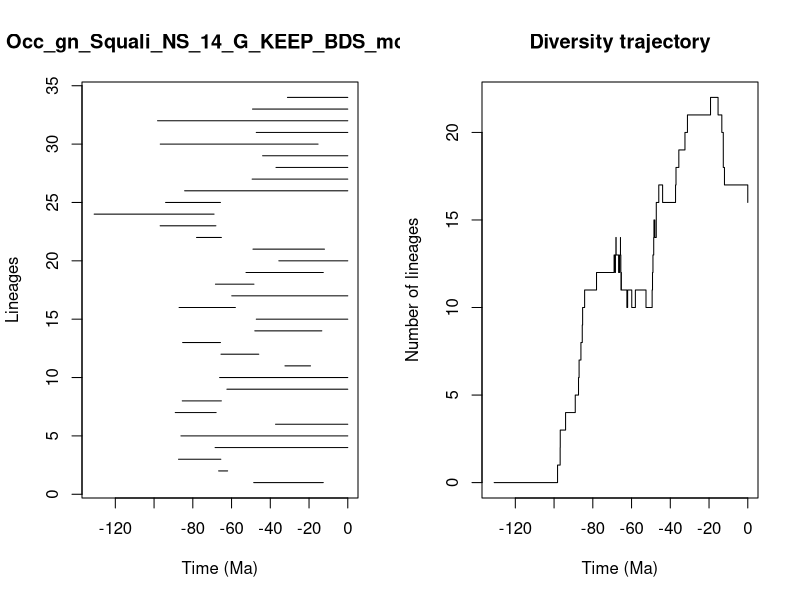

Reproduce this figure in R.


pdf(file='../Results/Genus_NS/5_MA_bins_EP_FT/pyrate_mcmc_logs/Occ_gn_Squali_NS_14_G_KEEP_BDS_mcmc_LTT.pdf',width=0.6*20, height=0.6*10)
title = "Occ_gn_Squali_NS_14_G_KEEP_BDS_mcmc"
ts=c(48.55917791826654, 66.6812916068787,87.38153411909092,68.49152035557528,86.13537324120253,37.292781138979436,89.06230545904906,85.44674813719827,62.403090119627734,66.16457295879111,32.42939888488741,65.45628896332785,85.25843439541643,48.00267702263974,47.23403635482511,87.0819037927029,59.894358480648116,68.31895242185028,52.54394432424686,35.59251289048253,48.94980572349299,78.08245316813976,96.86029842151257,130.9261922668265,94.05787027296999,84.22458931539924,49.37237204470038,37.05449604499729,43.96617577242415,96.80755505392067,47.249387288691494,98.20066627185611,49.18127035682218,31.14659996597537)
te=c(12.647693670386955, 62.02200906296197,65.53457194842315,0.0,0.0,0.0,67.95700569327762,65.25744656257415,0.0,0.0,19.23287572982304,45.94500672263363,65.71932900337946,13.399811145523506,0.0,58.02571880977827,0.0,48.43476592002401,12.640568230436088,0.0,12.035610252023428,65.24550771697255,68.08216669128304,69.01621702142356,65.72586697856148,0.0,0.0,0.0,0.0,15.342978162700526,0.0,0.0,0.0,0.0)
div_traj=c(0, 1,2,3,4,5,6,7,8,9,10,11,12,13,12,13,14,13,12,13,14,13,12,11,12,11,10,11,10,11,10,11,12,13,14,15,14,15,16,17,16,17,18,19,20,21,22,21,20,19,18,17,16)
time_events=c(130.9261922668265, 98.20066627185611,96.86029842151257,96.80755505392067,94.05787027296999,89.06230545904906,87.38153411909092,87.0819037927029,86.13537324120253,85.44674813719827,85.25843439541643,84.22458931539924,78.08245316813976,69.01621702142356,68.49152035557528,68.31895242185028,68.08216669128304,67.95700569327762,66.6812916068787,66.16457295879111,65.72586697856148,65.71932900337946,65.53457194842315,65.45628896332785,65.25744656257415,65.24550771697255,62.403090119627734,62.02200906296197,59.894358480648116,58.02571880977827,52.54394432424686,49.37237204470038,49.18127035682218,48.94980572349299,48.55917791826654,48.43476592002401,48.00267702263974,47.249387288691494,47.23403635482511,45.94500672263363,43.96617577242415,37.292781138979436,37.05449604499729,35.59251289048253,32.42939888488741,31.14659996597537,19.23287572982304,15.342978162700526,13.399811145523506,12.647693670386955,12.640568230436088,12.035610252023428,0.0)
                par(mfrow=c(1,2))
                L = length(ts)
                plot(ts, 1:L , xlim=c(-max(ts)-1,0), pch=20, type="n", main=title,xlab="Time (Ma)",ylab="Lineages")
                for (i in 1:L){segments(x0=-te[i],y0=i,x1=-ts[i],y1=i)}    
                t = -time_events
                plot(div_traj ~ t,type="s", main = "Diversity trajectory",xlab="Time (Ma)",ylab="Number of lineages",xlim=c(-max(ts)-1,0))
                abline(v=c(65,200,251,367,445),lty=2,col="gray")
                
